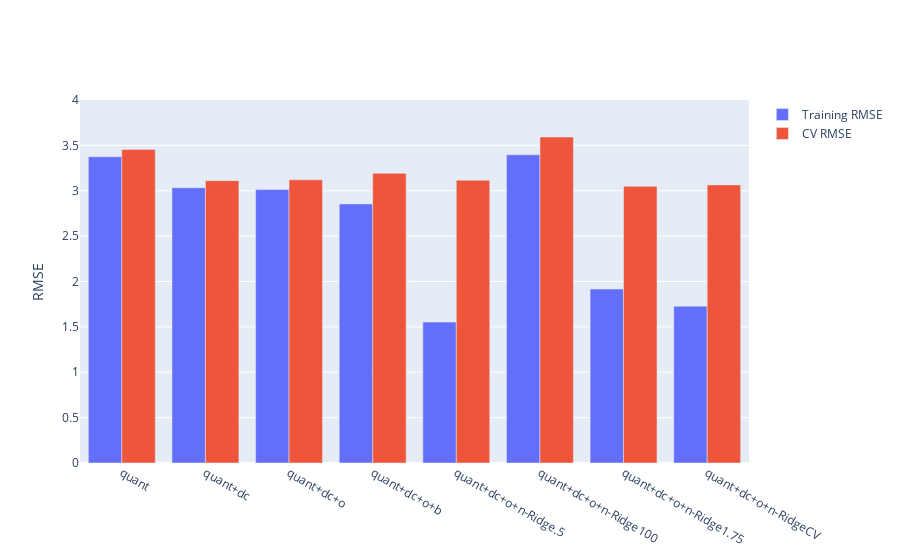

This figure's notebook cell:
### Code cell
fig = compare_models(models)
fig.update_yaxes(range = [0, 4], title = "RMSE")

### Figure 1 — Plotly figure (JSON) as saved in the notebook; plotly's stock layout.template omitted (floating-point values rounded to 4 significant figures)
{"data": [{"name": "Training RMSE", "type": "bar", "x": ["quant", "quant+dc", "quant+dc+o", "quant+dc+o+b", "quant+dc+o+n-Ridge.5", "quant+dc+o+n-Ridge100", "quant+dc+o+n-Ridge1.75", "quant+dc+o+n-RidgeCV"], "y": [3.375, 3.033, 3.013, 2.854, 1.553, 3.396, 1.917, 1.728]}, {"name": "CV RMSE", "type": "bar", "x": ["quant", "quant+dc", "quant+dc+o", "quant+dc+o+b", "quant+dc+o+n-Ridge.5", "quant+dc+o+n-Ridge100", "quant+dc+o+n-Ridge1.75", "quant+dc+o+n-RidgeCV"], "y": [3.456, 3.111, 3.121, 3.192, 3.117, 3.593, 3.05, 3.065]}], "layout": {"yaxis": {"range": [0, 4], "title": {"text": "RMSE"}}}}
